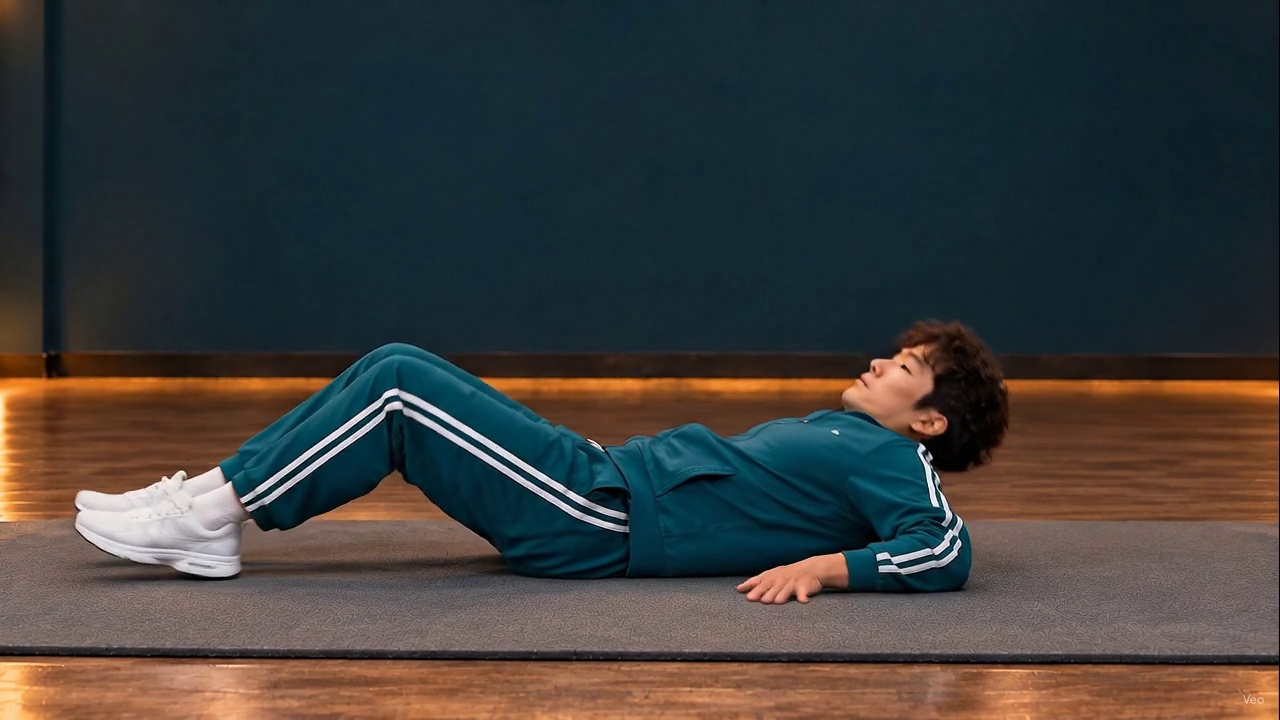
#> input picture storyboards/2026-10-25_final-six-v13/C01/proof_CLOSE_2.625.jpg, 1280 x 720 px; its folder holds only this picture in this run
$ python contact.py
#> lines starting #> are read from the running program, lines starting #| are printed output that depends on the picture
from pathlib import Path
from PIL import Image,ImageDraw
p=Path(__file__).resolve().parent
files=sorted(p.glob('proof_*.jpg'));sheet=Image.new('RGB',(1280,220*((len(files)+3)//4)),(30,30,30))
#> after `sheet = Image.new('RGB', (1280, 220 * ((len(files) + 3) // 4)), (30, 3`: sheet: PIL image 1280x220 RGB; every value is 30
for i,f in enumerate(files):
 im=Image.open(f).resize((320,180));x=i%4*320;y=i//4*220;sheet.paste(im,(x,y+24));ImageDraw.Draw(sheet).text((x+5,y+5),f.stem,fill='white')
#> after `im = Image.open(f).resize((320, 180))`:
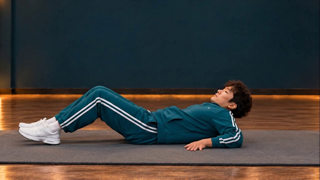
#> im: PIL image 320x180 RGB; mean R, G, B 61.1, 60.8, 59.2
#> after `sheet.paste(im, (x, y + 24))`:
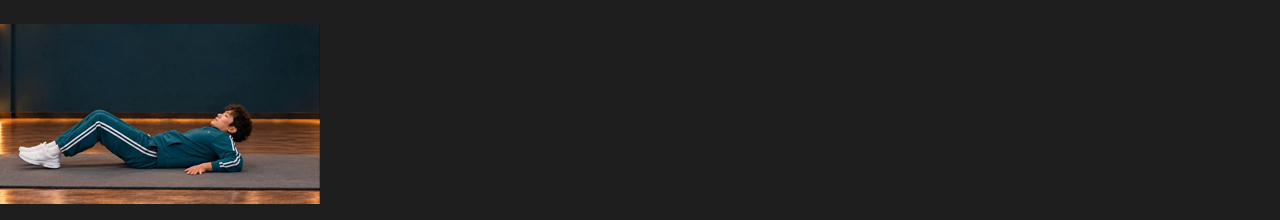
#> sheet: PIL image 1280x220 RGB; mean R, G, B 36.4, 36.3, 36
sheet.save(p/'proof_contact.jpg')

$ run again, on storyboards/2026-10-25_final-six-v13/C01/proof_K03_1.000.jpg
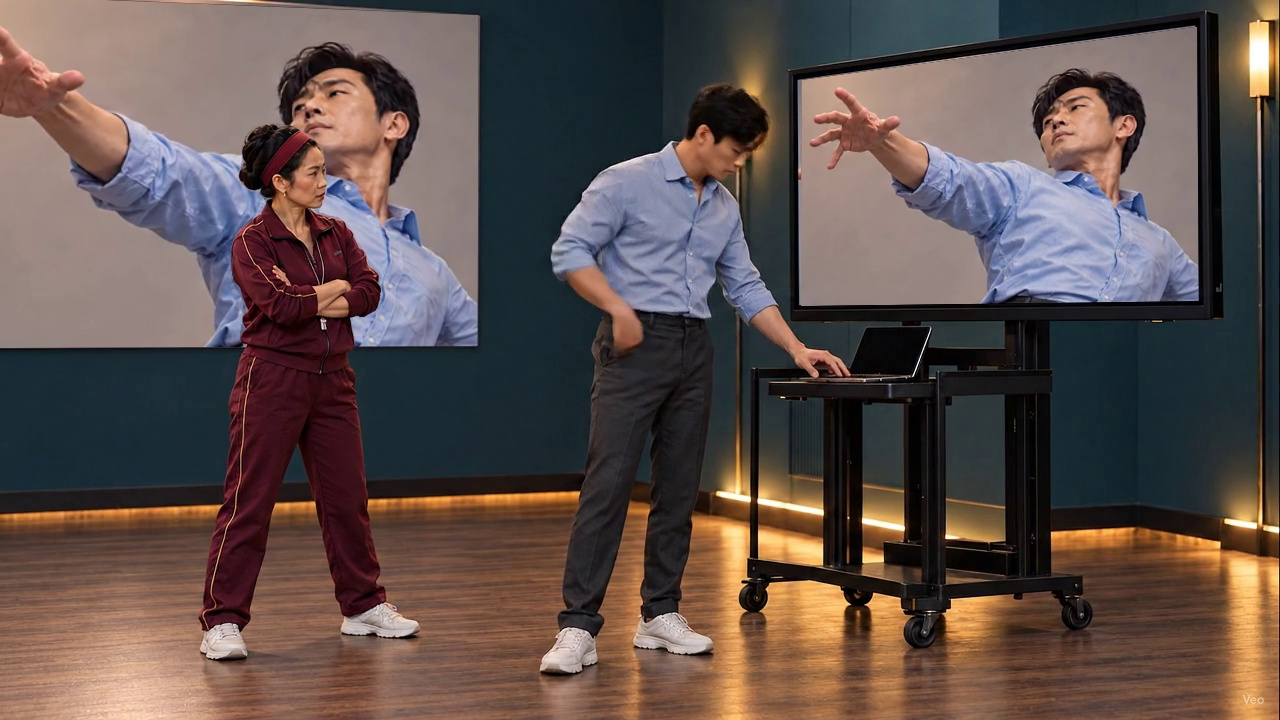
#> input picture storyboards/2026-10-25_final-six-v13/C01/proof_K03_1.000.jpg, 1280 x 720 px
#> `im = Image.open(f).resize((320, 180))`:
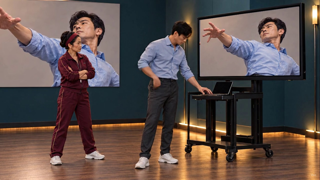
#> im: PIL image 320x180 RGB; mean R, G, B 94.9, 80, 75.7
#> `sheet.paste(im, (x, y + 24))`:
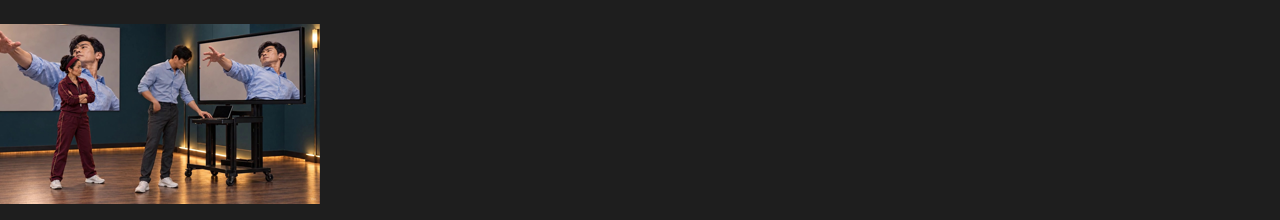
#> sheet: PIL image 1280x220 RGB; mean R, G, B 43.3, 40.2, 39.3

$ run again, on storyboards/2026-10-25_final-six-v13/C01/proof_CLOSE_4.208.jpg
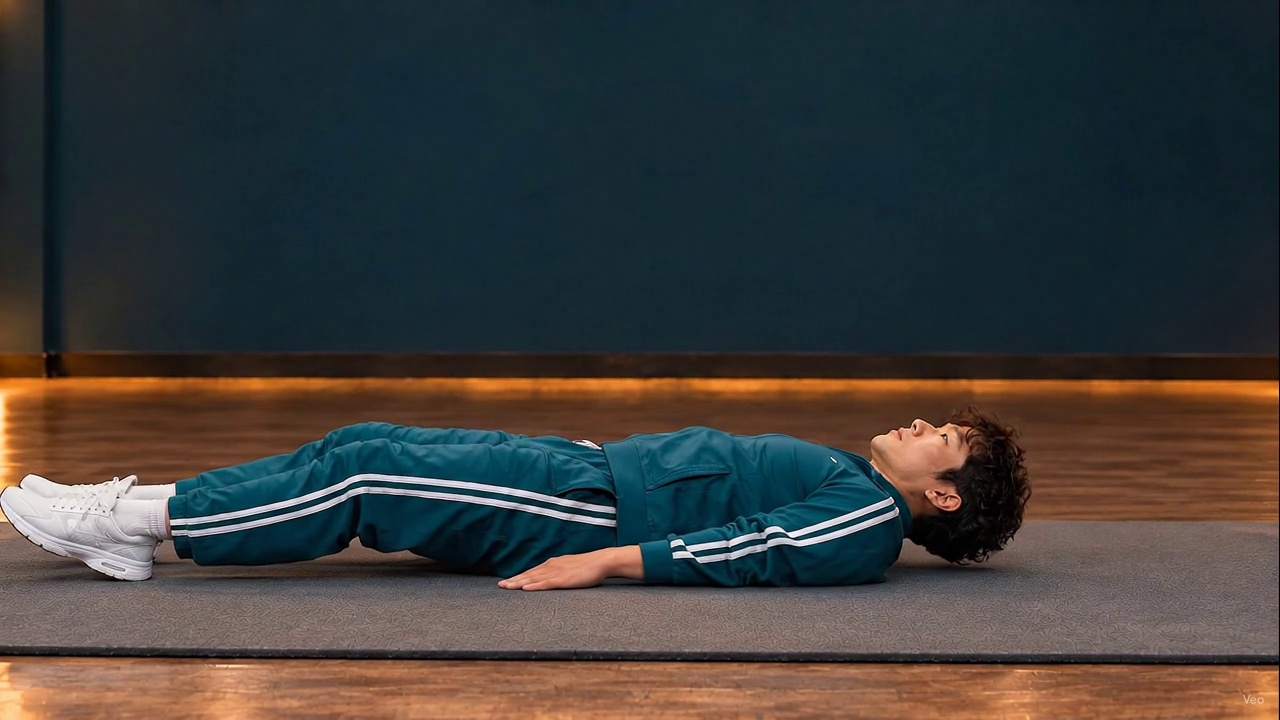
#> input picture storyboards/2026-10-25_final-six-v13/C01/proof_CLOSE_4.208.jpg, 1280 x 720 px
#> `im = Image.open(f).resize((320, 180))`:
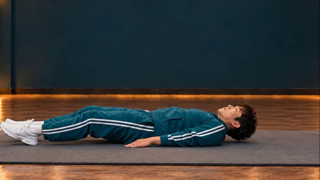
#> im: PIL image 320x180 RGB; mean R, G, B 61.3, 60.4, 58.6
#> `sheet.paste(im, (x, y + 24))`:
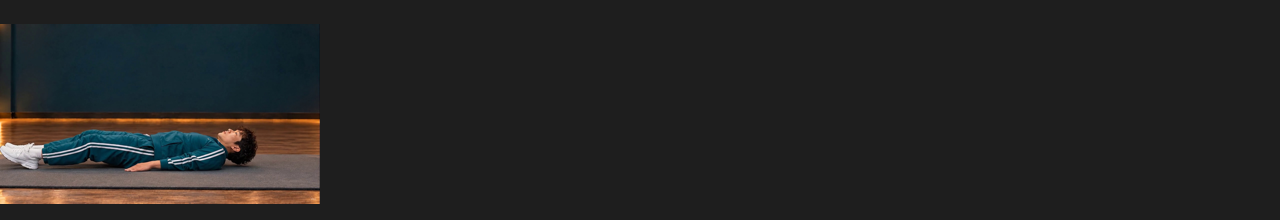
#> sheet: PIL image 1280x220 RGB; mean R, G, B 36.4, 36.2, 35.8
